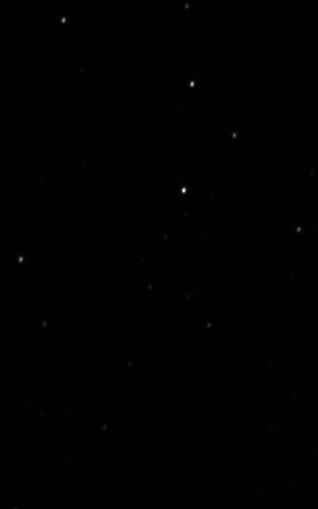
#> input picture B.fits, 318 x 509 px, given as the content of the folder data, which was not available
$ jupyter execute --allow-errors 'introducción.ipynb'   (shell and % lines are left out)   (text cells are left out)
#> lines starting #> are read from the running program, lines starting #| are printed output that depends on the picture; long printed decimals are rounded; pictures that were not available may be replaced by others from this repository, and a replacement may not be noted
[cell 1]
from glob import glob

[cell 2]
glob("*")

[cell 3]
files = glob("data/*.fits")
files

[cell 4]
from astropy.io import fits

#> (a cell that did not finish here is left out)

[cell 6]
for file in files:
    print(fits.info(file))

[cell 7]
fits.info("data/A.fits")

[cell 8]
fits.getheader("data/A.fits")

[cell 9]
headers = [fits.getheader(f) for f in files]

[cell 10]
headers[0]["OBJECT"]

[cell 11]
headers[0]["EXPTIME"]

[cell 12]
headers[0]["DATE-OBS"]

[cell 13]
import numpy as np
np.set_printoptions(linewidth=120) # para que se vea

[cell 14]
images = [fits.getdata(f) for f in files]
#> images = 1 item

[cell 15]
images[0]

[cell 16]
images[0].max()
#> Out = 7717.2

[cell 17]
images[0].min()
#> Out = -7.2

[cell 18]
images[0].mean()
#> Out = 46.62

[cell 19]
np.median(images[0])
#> Out = 42.4

[cell 20]
np.std(images[0])
#> Out = 84.72

[cell 21]
import matplotlib.pyplot as plt

[cell 22]
plt.imshow(images[0])

[cell 23]
plt.figure(figsize=(10,10))
plt.imshow(images[0],cmap="gray",origin="lower")

[cell 24]
#plt.rcParams["figure.figsize"] = (10,10) # no recomendado
plt.rcParams["image.cmap"] = "gray" # pueden ver más colormaps aquí: https://matplotlib.org/stable/users/explain/colors/colormaps.html
plt.rcParams["image.origin"] = "lower"

[cell 25]
p = plt.imshow(images[0],vmin=10,vmax=100)
plt.colorbar(p)
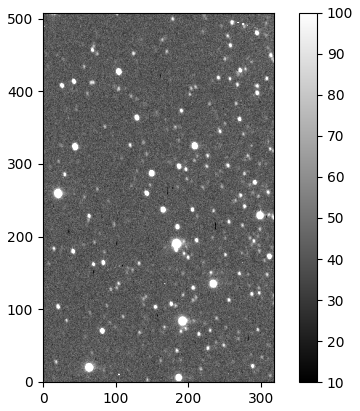
#> figure drawn by matplotlib, 2 panels

[cell 26]
def quantile_imshow(img,lower=0.01,upper=0.99,**kwargs):
#> called with lower = 0.01, upper = 0.8
    img_vmin = np.quantile(img,lower)
#> img_vmin = 25.04
#> img is the input picture: shape (509, 318) >f4; min -7.2, max 7717.2, mean 46.6
    img_vmax = np.quantile(img,upper)
#> img_vmax = 49.25
    return plt.imshow(img,vmin=img_vmin,vmax=img_vmax,**kwargs)

[cell 27]
p = quantile_imshow(images[0],upper=0.8)
plt.colorbar(p)
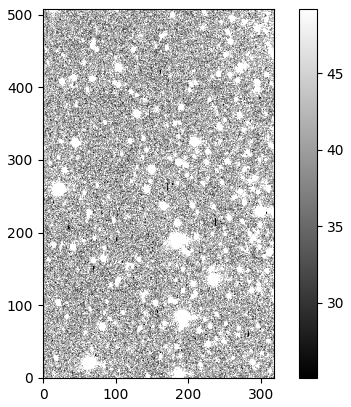
#> figure drawn by matplotlib, 2 panels

[cell 28]
images[0].shape
#> Out = (509, 318)

[cell 29]
flattened = images[0].ravel()
flattened.shape
#> Out = (161862,)

[cell 30]
plt.hist(flattened,bins=np.linspace(10,100,300))
plt.xlabel("Cuentas de cada pixel",fontsize=15)
plt.ylabel("Frecuencia",fontsize=15)
#> figure, not shown here; tallest bar 2587 high, from x = 40.7 to 41

[cell 31]
plt.hist(images[0].ravel(),bins=np.logspace(0,4,200),log=True); # qué está haciendo logspace aquí?
plt.xscale("log")
plt.xlabel("Cuentas de cada pixel",fontsize=15)
plt.ylabel("Frecuencia",fontsize=15)
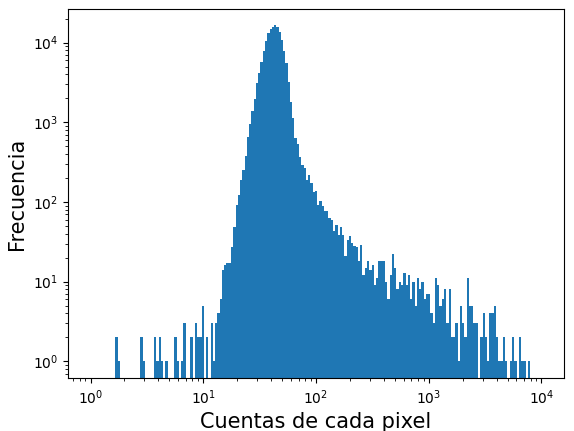
#> figure drawn by matplotlib, 1 panel; tallest bar 16430 high, from x = 42.48 to 44.49

[cell 32]
from astropy.stats import biweight_location, biweight_scale
from astropy.stats import sigma_clipped_stats
from scipy.stats import median_abs_deviation
img=images[0]
n = 2
a = np.median(img) + n*median_abs_deviation(img.ravel())
#> a = 52.8
print(a)
#| 52.797
b = np.median(img) + n*median_abs_deviation(img.ravel())
#> b = 52.8
# respuesta

def my_imshow(img,n,lower=0.01,upper=0.99, **kwargs):
#> called with n = 5, lower = 0.01, upper = 0.8
    img_vmin = np.median(img) + n*median_abs_deviation(img.ravel())
#> img_vmin = 68.39
    img_vmax = np.median(img) + n*median_abs_deviation(img.ravel())
#> img_vmax = 68.39
    return plt.imshow(img,n,vmin=img_vmin,vmax=img_vmax, **kwargs)

#> (the rest of this cell did not finish here and is left out)

[cell 33]
fig,ax = plt.subplots(ncols=2,figsize=(10,10))

plt.sca(ax[0]) # sca: Set Current Axis
quantile_imshow(images[0])

plt.sca(ax[1]) # sca: Set Current Axis
#> (the rest of this cell did not finish here and is left out)

[cell 34]
#Gradiente de la imagen. Bota dos imagenes

[cell 35]
fig,ax = plt.subplots(ncols=3, figsize=(15,4))

#> (the rest of this cell did not finish here and is left out)

[cell 36]
fig,ax = plt.subplots(ncols=2,figsize=(10,10))
for i,image in enumerate(images):
    plt.sca(ax[i])
    quantile_imshow(image[:100,:100])
#> this loop made 1 pass
#> (img_vmin in quantile_imshow, img_vmax in quantile_imshow) on pass 1: (25.06, 124.2)

[cell 37]
fig,ax = plt.subplots(ncols=2,figsize=(10,10))
for i,image in enumerate(images):
    plt.sca(ax[i])
    plt.imshow(image[10:30,50:70])
#> this loop made 1 pass
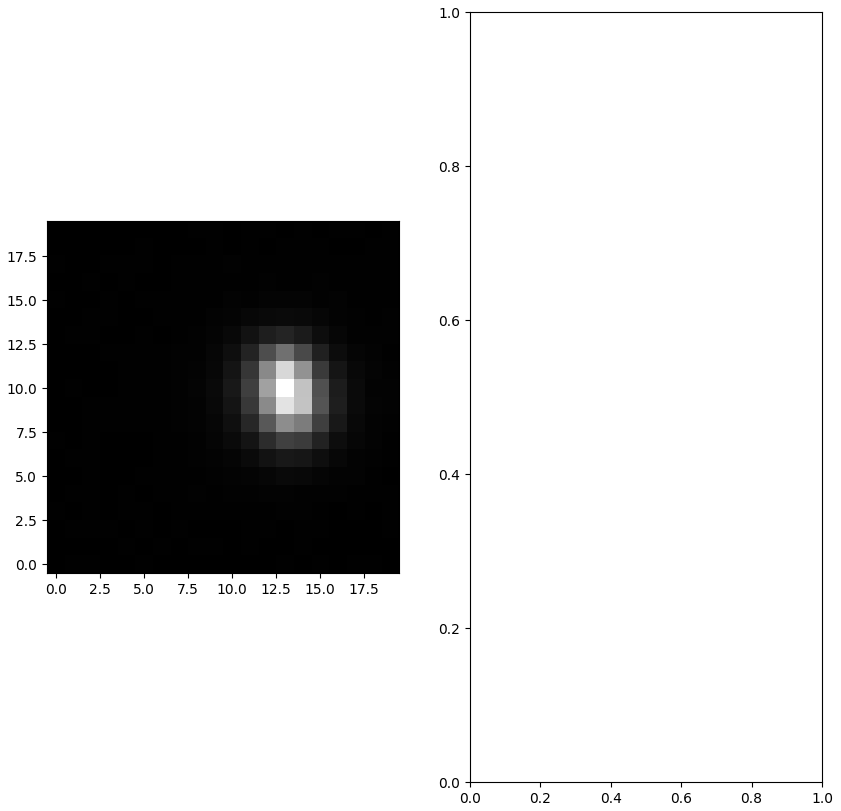
#> figure drawn by matplotlib, 1 panel

[cell 38]
for h in headers:
    print(h["DATE-OBS"]+h["UT"])

[cell 39]
fig,ax = plt.subplots(ncols=2,figsize=(10,10))
for i,image in enumerate(images):
    plt.sca(ax[i])
    plt.imshow(image[10:30,50:70])
    plt.axvline(13.0) # axis vertical line
    plt.axhline(8.0) # axis horizontal line

[cell 40]
sum_y = [image[10:30,50:70].sum(axis=0) for image in images]
#> sum_y = 1 item
sum_x = [image[10:30,50:70].sum(axis=1) for image in images]
#> sum_x = 1 item

#Es una manera de a través de sus picos, comparar qué tanto se corrió

[cell 41]
from scipy.optimize import curve_fit
from scipy.stats import norm

[cell 42]
"""
def gauss(x, A, B):
    y = A*np.exp(-1*B*x**2)
    return y
x_data = np.arange(0,20)
y_data = sum_y[1]

#optimal_params, covariance = curve_fit(gauss, x_data, y_data, p0=[1.0, 1.0, 0.0, 1.0])
parameters, covariance = curve_fit(gauss, x_data, y_data )

# Extract the optimal parameter values
H_optimal, A_optimal, x0_optimal, sigma_optimal =parameters

fit_A = parameters[0]
fit_B = parameters[1]

fit_y = gauss(x_data, fit_A, fit_B)
plt.plot(x_data, y_data, 'o', label='data')
plt.plot(x_data, fit_y, '-', label='fit')
plt.legend()"""

[cell 43]
xdata= np.arange(10,30)
ydata = sum_y[0]
#> ydata = 20 values, max 20527.6 at index 13, min 866.5 at index 1, mean 4342.2
# Define the Gaussian function
def Gauss(x, A, B, c,s):
    y = B+A*np.exp(-(((x-c)/s)**2))
    return y
parameters, covariance = curve_fit(Gauss, xdata, ydata, p0=[20000, ydata.min(), 23, 1 ])
#> parameters = [18841.9, 1207.5, 23.14, 1.88]; covariance = [[115695.8, -9349.2, 2.31e-05, -5.93], [-9349.2, 13221.1, 1.36e-05, -1.86], [2.31e-05, 1.36e-05, 0.000722, -7.94e-09], [-5.93, -1.86, -7.94e-09, 0.00171]]

indices = np.linspace(10,30, 200)
fit_values = Gauss(indices, *parameters)
#> fit_values = 200 values, max 20044.4 at index 131, min 1207.5 at index 0, mean 4326.5
#A es la amplitud, B el mínimo, C el centro y s el ancho de la campana/2
fit_A = parameters[0]
#> fit_A = 18841.9
fit_B = parameters[1]
#> fit_B = 1207.5
fit_C = parameters[2]
#> fit_C = 23.14
fit_D = parameters[3]
#> fit_D = 1.88
print(fit_C)
#| 23.136
fit_y = Gauss(xdata, fit_A, fit_B, fit_C, fit_D)
#> fit_y = 20 values, max 19951.3 at index 13, min 1207.5 at index 0, mean 4342.2
plt.plot(xdata, ydata, 'o', label='data')
#plt.plot(xdata, fit_y, '-', label='fit')
plt.plot(indices, fit_values, '-', label='fit')
plt.legend()
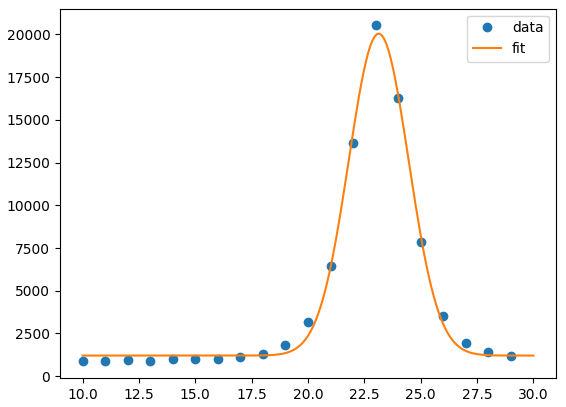
#> figure drawn by matplotlib, 1 panel; curve peaks at x = 23, y = 20527.6; curve peaks at x = 23.17, y = 20044.4

[cell 44]
fig,ax = plt.subplots(ncols=2,figsize=(14,4),sharey=True)

plt.sca(ax[0])
plt.plot(sum_y[0])
#> (the rest of this cell did not finish here and is left out)

[cell 45]
'''Centrar la estrellla manualmente en un cuadrito, sumar todos los pixeles en x y y. Gráfica de suma en x vs pixeles, Gráfica de suma en y vs. pixeles. El centro es c-y para la suma en x y c-x para la suma en y.
scipy.ndimage.shift(img, deltax, deltay) --> mueve la imagen
restar imágenes (histograma centrado en CEPO)
'''

[cell 46]
fig,ax = plt.subplots(ncols=2,figsize=(10,10))
for i,image in enumerate(images):
    plt.sca(ax[i])
    a =image[250:400,150:300]
    #a = quantile_imshow(image[250:400,150:300])
    quantile_imshow(a)
#> this loop made 1 pass
#> (img_vmin in quantile_imshow, img_vmax in quantile_imshow) on pass 1: (25.2, 91.9)
#> pass 1, `a =image[250:400,150:300]`:
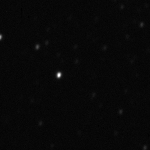
#> a: shape (150, 150) >f4; min 2.77, max 1255, mean 44.7; drawn with min black and max white

#el slicing es primero en y y luego en x porque la imagen está invertida
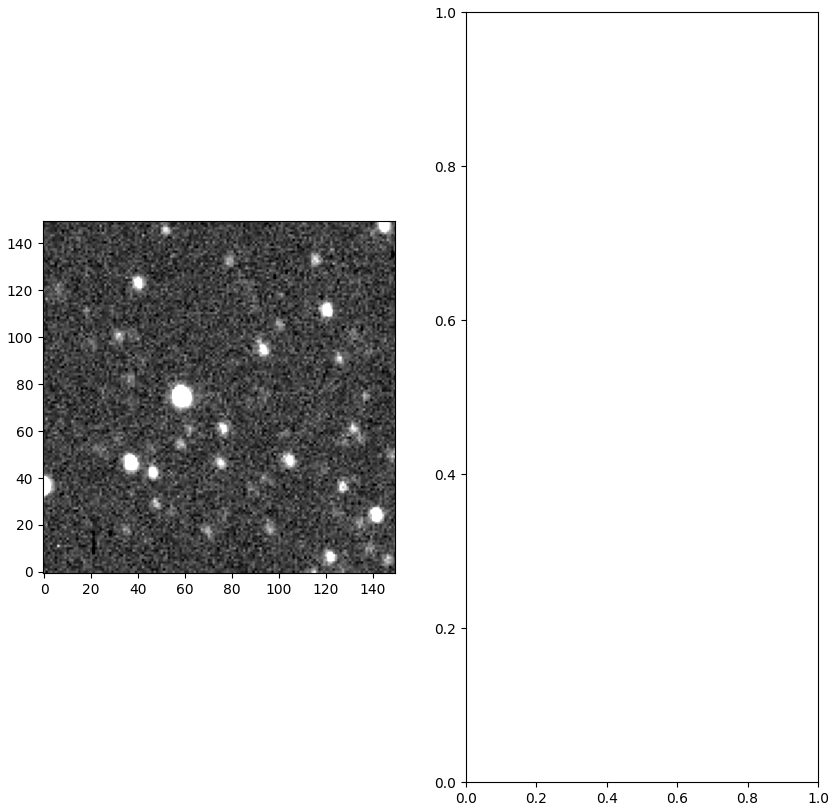
#> figure drawn by matplotlib, 1 panel

[cell 47]
fig,ax = plt.subplots(ncols=2,figsize=(10,10))
for i,image in enumerate(images):
    plt.sca(ax[i])
    #a =image[250:400,150:300]
    #a = quantile_imshow(image[250:400,150:300])
    quantile_imshow(image[250:400,150:300])

[cell 48]
fig,ax = plt.subplots(ncols=2,figsize=(10,10))
for i,image in enumerate(images):
    plt.sca(ax[i])
    #plt.imshow(image[:60,:60])
    #plt.imshow(a[:60,:60])
    plt.imshow(image[35:56,20:41])
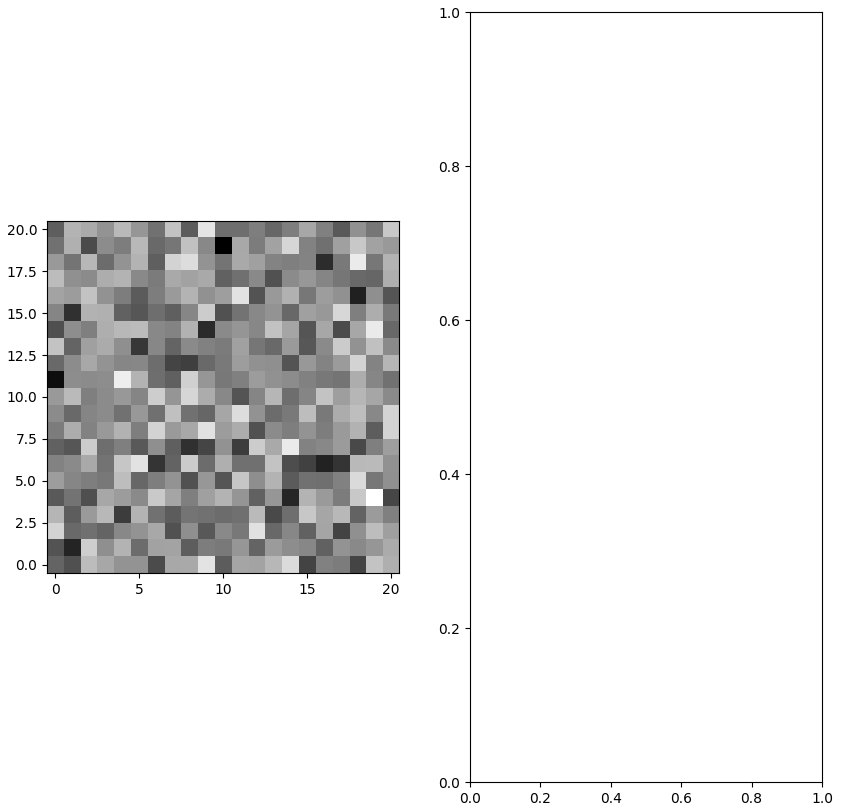
#> figure drawn by matplotlib, 1 panel

[cell 49]
fig,ax = plt.subplots(ncols=2,figsize=(10,10))
for i,image in enumerate(images):
    plt.sca(ax[i])
    #plt.imshow(image[:60,:60])
    #plt.imshow(a[:60,:60])
    quantile_imshow(a[35:56,20:41])
#> this loop made 1 pass
#> (img_vmin in quantile_imshow, img_vmax in quantile_imshow) on pass 1: (25.99, 288)
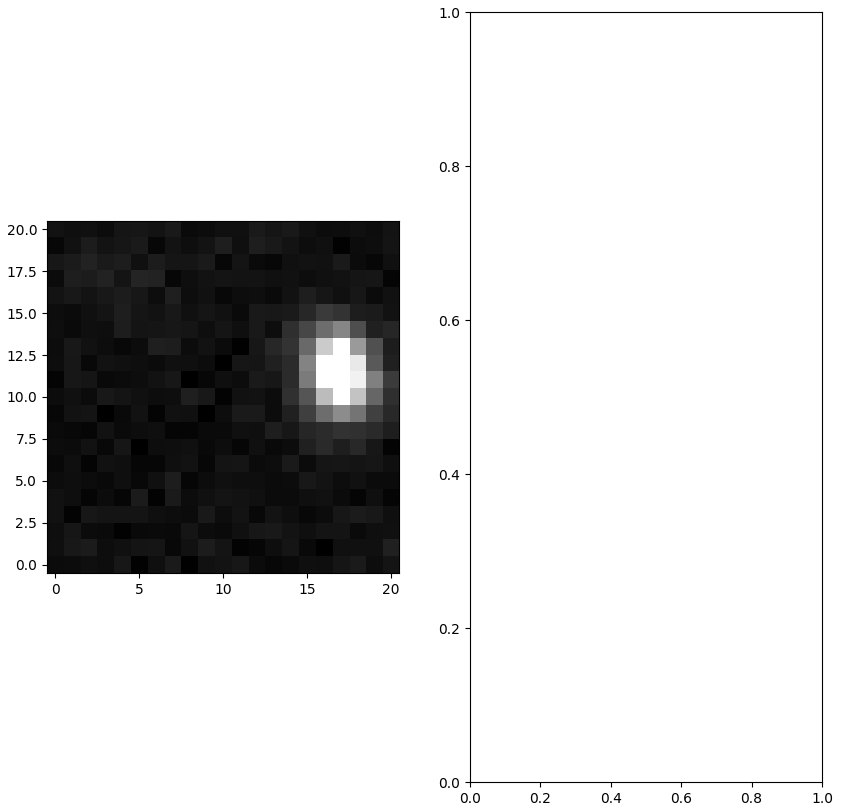
#> figure drawn by matplotlib, 1 panel

[cell 50]
fig,ax = plt.subplots(ncols=2,figsize=(10,10))
for i,image in enumerate(images):
    plt.sca(ax[i])
    plt.imshow(a[35:56,20:41])
    plt.axvline(17.1) # axis vertical line
    plt.axhline(11.0) # axis horizontal line

[cell 51]
sumy = [a[35:56,20:41].sum(axis=0) for image in images]
#> sumy = 1 item
sumx = [a[35:56,20:41].sum(axis=1) for image in images]
#> sumx = 1 item

#Es una manera de a través de sus picos, comparar qué tanto se corrió

[cell 52]
mediana = np.median(sumy)
#> mediana = 937.6
mediana
#> Out = 937.6

[cell 53]
fig,ax = plt.subplots(ncols=2,figsize=(14,4),sharey=True)

plt.sca(ax[0])
plt.plot(sumy[0], color='blue')
#> (the rest of this cell did not finish here and is left out)

[cell 54]
x_data= np.arange(0,21)
y_data = sumy[0]
#> y_data = 21 values, max 2395.8 at index 17, min 831.3 at index 0, mean 1140.8
# Define the Gaussian function
'''
def Gauss(x, A, B, c,s):
    y = B+A*np.exp(-(((x-c)/s)**2))
    return y '''
params, covariance = curve_fit(Gauss, x_data, y_data, p0=[2400, y_data.min(), 17, 1.5 ])
#> params = [1452.4, 903.8, 16.9, 1.94]; covariance = [[964.6, -77.74, -0.00341, -0.673], [-77.74, 104.7, 0.0027, -0.187], [-0.00341, 0.0027, 0.00108, -5.63e-07], [-0.673, -0.187, -5.63e-07, 0.00251]]

index = np.linspace(0,21, 200)
fit_val = Gauss(index, *params)
#> fit_val = 200 values, max 2356.1 at index 160, min 903.8 at index 0, mean 1140.2
#A es la amplitud, B el mínimo, C el centro y s el ancho de la campana/2
fitA = params[0]
#> fitA = 1452.4
fitB = params[1]
#> fitB = 903.8
fitC = params[2]
#> fitC = 16.9
fitD = params[3]
#> fitD = 1.94
print(fitC)
#| 16.897
fity = Gauss(x_data, fitA, fitB, fitC, fitD)
#> fity = 21 values, max 2352 at index 17, min 903.8 at index 0, mean 1140.8
plt.plot(x_data, y_data, 'o', label='data')
plt.plot(x_data, fity, '-', label='fit')
plt.plot(index, fit_val, '-', label='fit')
plt.axvline(x = fitC, ymin = 0, ymax = 1, linestyle ="--",color ='red')
plt.xlabel('píxel (x)')
plt.ylabel('intensidad')
plt.legend()
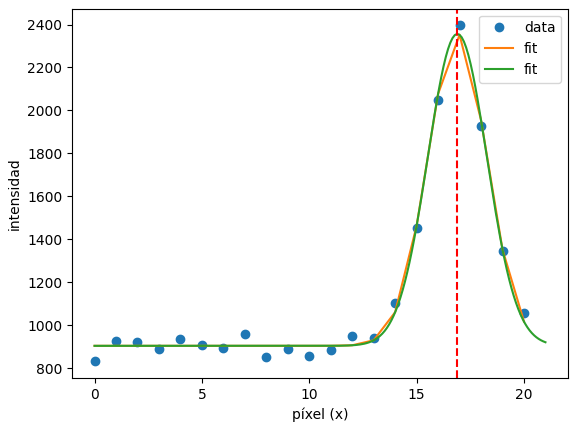
#> figure drawn by matplotlib, 1 panel; curve peaks at x = 17, y = 2395.8; curve peaks at x = 17, y = 2352; curve peaks at x = 16.88, y = 2356.1

[cell 55]
#Pixel en y
x_dat = np.arange(0,21)
#> (the rest of this cell did not finish here and is left out)

[cell 56]
plt.figure(figsize=(10,10))
#> (the rest of this cell did not finish here and is left out)

[cell 57]
from skimage.feature import peak_local_max
from photutils.centroids import centroid_quadratic

[cell 58]
peaks = peak_local_max(images[0], threshold_abs=100)
#> peaks = 99 pairs, first value 6 to 507, second value 1 to 313

[cell 59]
images[0]

[cell 60]
centroids = [[], []]
#> (the rest of this cell did not finish here and is left out)

[cell 61]
peaks_ = peak_local_max(a[0])
#> peaks_ = 47 values, max 148 at index 15, min 3 at index 20, mean 76.89
im = a[0]
#> im = 150 values, max 90.22 at index 115, min 23.49 at index 89, mean 43.86
peaks_
#> Out has the same summary as peaks_
